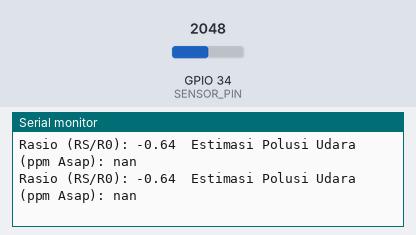
A sketch run on a simulated ESP32. On the bench: the last lines printed to the serial monitor. The inputs (shaded band) are chosen by the test bench; at power-on: GPIO 34 (SENSOR_PIN) = 2048.

Above: at 1.8 s.
1.9 s: GPIO 34 (SENSOR_PIN) set to 491
At 2.5 s:
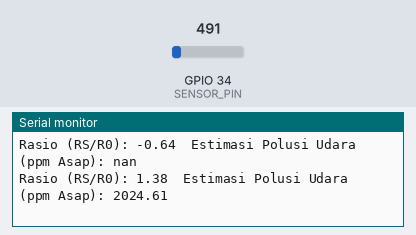
4.5 s: GPIO 34 (SENSOR_PIN) set to 0
At 5.8 s:
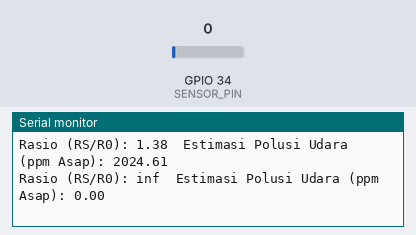

The sketch:

real_kode.ino
```cpp
/*
 * Kode untuk Memantau Kualitas Udara Umum (Estimasi PPM Asap)
 * Menggunakan nilai R0 yang sudah dikalibrasi.
 */

// === Parameter yang perlu disesuaikan ===
// Masukkan nilai R0 yang Anda dapatkan dari proses kalibrasi
#define R0 3.93 // Ganti dengan nilai R0 Anda!

// Nilai resistor beban pada modul (biasanya 5.0 kΩ)
#define RL_VALUE 5.0

// Pin analog yang terhubung ke sensor
#define SENSOR_PIN 34

// Parameter kurva gas Asap (Smoke) dari datasheet
// Diambil dari dua titik: (x1, y1) = (200, 3.4) dan (x2, y2) = (10000, 0.7)
#define SMOKE_SLOPE -0.39
#define SMOKE_INTERCEPT_Y 3.4 // Rs/R0 value at 200ppm
#define SMOKE_INTERCEPT_X 200 // 200ppm

void setup() {
  Serial.begin(9600);
}

void loop() {
  float sensor_volt;
  float RS_gas;
  float ratio;
  float sensor_value = analogRead(SENSOR_PIN);

  // Konversi ADC ke tegangan
  sensor_volt = (sensor_value / 1023.0) * 5.0;

  // Hitung RS
  RS_gas = RL_VALUE * (5.0 - sensor_volt) / sensor_volt;

  // Hitung rasio RS_gas / R0
  ratio = RS_gas / R0;

  // Hitung PPM menggunakan rumus dari kurva log-log untuk Asap
  double ppm = SMOKE_INTERCEPT_X * pow(ratio / SMOKE_INTERCEPT_Y, 1.0 / SMOKE_SLOPE);

  Serial.print("Rasio (RS/R0): ");
  Serial.print(ratio);
  Serial.print("\t");
  Serial.print("Estimasi Polusi Udara (ppm Asap): ");
  Serial.println(ppm);

  delay(1000);
}
```

Measured:
- after the input at 1.9 s, the serial monitor: prints a new line after 0.10 s (image 1)
- after the input at 4.5 s, the serial monitor: prints a new line after 0.50 s (image 2)
